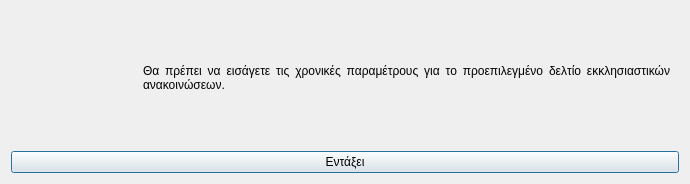
<?xml version="1.0" encoding="UTF-8"?>
<ui version="4.0">
 <class>Dialog</class>
 <widget class="QDialog" name="Dialog">
  <property name="geometry">
   <rect>
    <x>0</x>
    <y>0</y>
    <width>690</width>
    <height>184</height>
   </rect>
  </property>
  <property name="windowTitle">
   <string>Ελλιπή δεδομένα</string>
  </property>
  <property name="windowIcon">
   <iconset resource="../../../../icons.qrc">
    <normaloff>:/rest-windows/assets/images/rest-windows/information.png</normaloff>:/rest-windows/assets/images/rest-windows/information.png</iconset>
  </property>
  <layout class="QGridLayout" name="gridLayout">
   <item row="0" column="0">
    <widget class="QFrame" name="frame">
     <property name="styleSheet">
      <string notr="true">QFrame{border:0px;}</string>
     </property>
     <property name="frameShape">
      <enum>QFrame::StyledPanel</enum>
     </property>
     <property name="frameShadow">
      <enum>QFrame::Raised</enum>
     </property>
     <layout class="QHBoxLayout" name="horizontalLayout">
      <item>
       <widget class="QLabel" name="image_label">
        <property name="maximumSize">
         <size>
          <width>117</width>
          <height>117</height>
         </size>
        </property>
        <property name="text">
         <string/>
        </property>
        <property name="pixmap">
         <pixmap resource="../../../../icons.qrc">:/rest-windows/assets/images/rest-windows/information.png</pixmap>
        </property>
        <property name="scaledContents">
         <bool>true</bool>
        </property>
       </widget>
      </item>
      <item>
       <widget class="QLabel" name="label">
        <property name="text">
         <string>Θα πρέπει να εισάγετε τις χρονικές παραμέτρους για το προεπιλεγμένο δελτίο εκκλησιαστικών ανακοινώσεων.</string>
        </property>
        <property name="alignment">
         <set>Qt::AlignJustify|Qt::AlignVCenter</set>
        </property>
        <property name="wordWrap">
         <bool>true</bool>
        </property>
       </widget>
      </item>
     </layout>
    </widget>
   </item>
   <item row="1" column="0">
    <widget class="QPushButton" name="ok">
     <property name="text">
      <string>Εντάξει</string>
     </property>
     <property name="icon">
      <iconset resource="../../../../icons.qrc">
       <normaloff>:/rest-windows/assets/images/rest-windows/ok.png</normaloff>:/rest-windows/assets/images/rest-windows/ok.png</iconset>
     </property>
    </widget>
   </item>
  </layout>
 </widget>
 <tabstops>
  <tabstop>ok</tabstop>
 </tabstops>
 <resources>
  <include location="../../../../icons.qrc"/>
  <include location="../../../../icons.qrc"/>
  <include location="../../../../icons.qrc"/>
  <include location="../../../../icons.qrc"/>
  <include location="../../../../icons.qrc"/>
 </resources>
 <connections/>
</ui>
